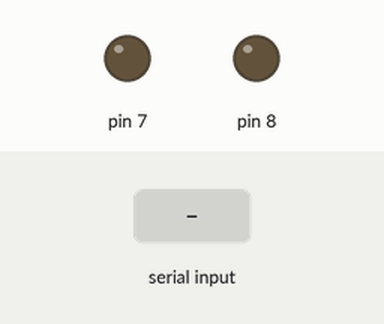
The sketch below on a simulated Arduino Uno, built with avr-gcc and run on an emulated ATmega328P. Parts: output pins drawn as LEDs (lit = HIGH). The inputs (shaded band) are chosen by the test bench.

Above: at 1.2 s.
1.3 s: "1" received over Serial
At 1.7 s:
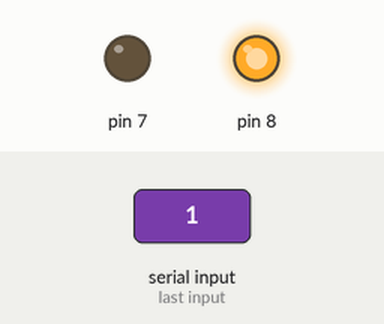
3.3 s: "2" received over Serial
At 3.6 s:
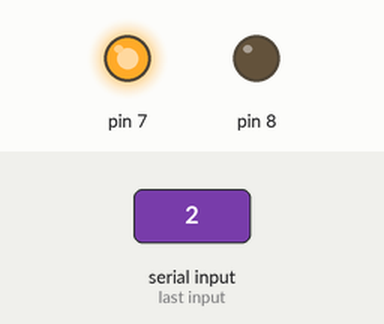
Timing chart, 0 to 6.3 s (numbered marks = the images above; inputs shaded):
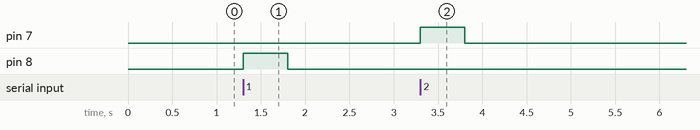

Measured:
- after the input at 1.3 s, pin 8: LOW → HIGH at once, → LOW 0.50 s later
- after the input at 3.3 s, pin 7: LOW → HIGH at once, → LOW 0.50 s later

The sketch:

SerialTest.ino
```cpp
void setup() {
  // put your setup code here, to run once:
Serial.begin(9600);
pinMode(7,OUTPUT);
pinMode(8,OUTPUT);
}

void loop() {
  // put your main code here, to run repeatedly:
char a=Serial.read();
digitalWrite(8,LOW);
digitalWrite(7,LOW);
if(a=='1')
{digitalWrite(8,HIGH);delay(500);}
if(a=='2')
{digitalWrite(7,HIGH);delay(500);}
}
```
